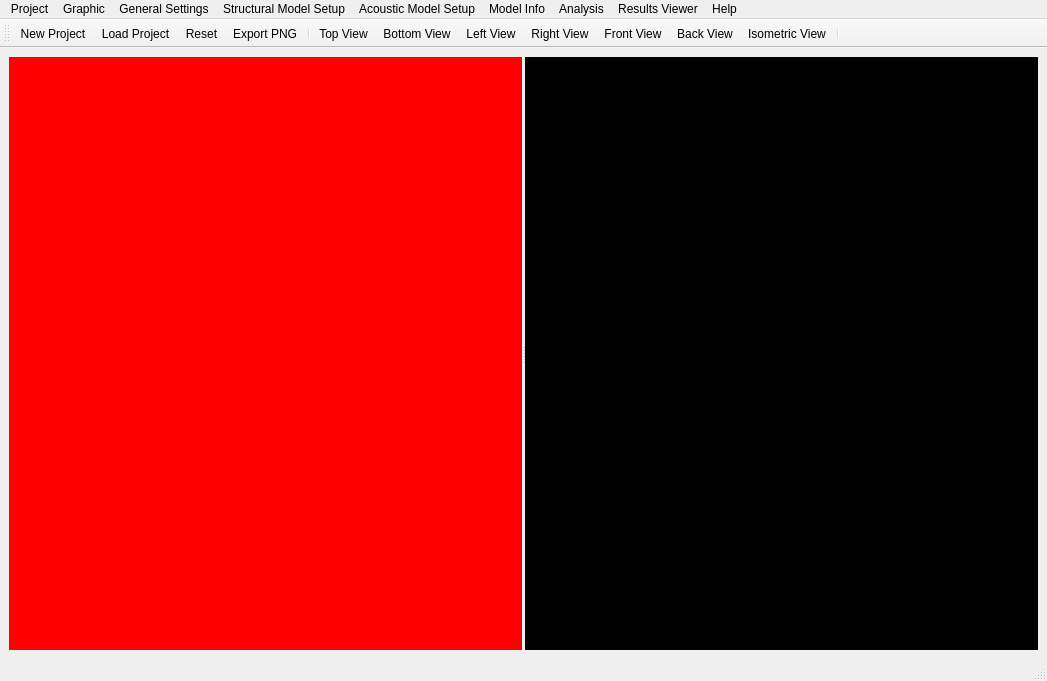
<?xml version="1.0" encoding="UTF-8"?>
<ui version="4.0">
 <class>MainWindow</class>
 <widget class="QMainWindow" name="MainWindow">
  <property name="geometry">
   <rect>
    <x>0</x>
    <y>0</y>
    <width>1047</width>
    <height>681</height>
   </rect>
  </property>
  <property name="windowTitle">
   <string>MainWindow</string>
  </property>
  <property name="windowIcon">
   <iconset>
    <normaloff>../../../data/icons/pulse.png</normaloff>../../../data/icons/pulse.png</iconset>
  </property>
  <widget class="QWidget" name="centralwidget">
   <property name="styleSheet">
    <string notr="true"/>
   </property>
   <layout class="QVBoxLayout" name="verticalLayout">
    <item>
     <widget class="QSplitter" name="splitter">
      <property name="lineWidth">
       <number>1</number>
      </property>
      <property name="orientation">
       <enum>Qt::Horizontal</enum>
      </property>
      <property name="opaqueResize">
       <bool>true</bool>
      </property>
      <property name="handleWidth">
       <number>3</number>
      </property>
      <widget class="QStackedWidget" name="setup_widgets_stack">
       <property name="sizePolicy">
        <sizepolicy hsizetype="Ignored" vsizetype="Ignored">
         <horstretch>0</horstretch>
         <verstretch>0</verstretch>
        </sizepolicy>
       </property>
       <property name="contextMenuPolicy">
        <enum>Qt::DefaultContextMenu</enum>
       </property>
       <property name="styleSheet">
        <string notr="true"/>
       </property>
       <property name="currentIndex">
        <number>0</number>
       </property>
       <widget class="QWidget" name="page">
        <property name="autoFillBackground">
         <bool>false</bool>
        </property>
        <property name="styleSheet">
         <string notr="true">background: red;</string>
        </property>
       </widget>
       <widget class="QWidget" name="page_2">
        <property name="styleSheet">
         <string notr="true">background: blue;</string>
        </property>
       </widget>
      </widget>
      <widget class="QStackedWidget" name="render_widgets_stack">
       <property name="sizePolicy">
        <sizepolicy hsizetype="Ignored" vsizetype="Ignored">
         <horstretch>0</horstretch>
         <verstretch>0</verstretch>
        </sizepolicy>
       </property>
       <property name="currentIndex">
        <number>1</number>
       </property>
       <widget class="QWidget" name="page_3">
        <property name="styleSheet">
         <string notr="true">background: red;</string>
        </property>
       </widget>
       <widget class="QWidget" name="page_4">
        <property name="styleSheet">
         <string notr="true">background: black;</string>
        </property>
       </widget>
      </widget>
     </widget>
    </item>
   </layout>
  </widget>
  <widget class="QMenuBar" name="menubar">
   <property name="geometry">
    <rect>
     <x>0</x>
     <y>0</y>
     <width>1047</width>
     <height>29</height>
    </rect>
   </property>
   <widget class="QMenu" name="menu_project">
    <property name="title">
     <string>Project</string>
    </property>
    <widget class="QMenu" name="menurecent">
     <property name="title">
      <string>Recent Projects</string>
     </property>
     <addaction name="actionfiles"/>
    </widget>
    <addaction name="action_new_project"/>
    <addaction name="action_load_project"/>
    <addaction name="menurecent"/>
    <addaction name="action_save_project"/>
    <addaction name="action_save_project_as"/>
    <addaction name="separator"/>
    <addaction name="action_import_geometry"/>
    <addaction name="action_import_piping"/>
    <addaction name="action_export_png"/>
    <addaction name="action_reset"/>
    <addaction name="action_exit"/>
   </widget>
   <widget class="QMenu" name="menu_graphic">
    <property name="title">
     <string>Graphic</string>
    </property>
    <addaction name="actionPlot_Raw_Lines"/>
    <addaction name="actionPlot_Lines"/>
    <addaction name="actionPlot_Mesh"/>
    <addaction name="actionPlot_Lines_with_Cross_section"/>
    <addaction name="actionPlot_Cross_section"/>
    <addaction name="actionPlot_Material"/>
    <addaction name="actionPlot_Fluid"/>
    <addaction name="actionUser_Preferences"/>
    <addaction name="actionPlot_Geometry_Editor"/>
   </widget>
   <widget class="QMenu" name="menu_general_settings">
    <property name="title">
     <string>General Settings</string>
    </property>
    <addaction name="actionCreate_Edit_Geometry"/>
    <addaction name="actionEdit_Geometry"/>
    <addaction name="actionSet_Project_Attributes"/>
    <addaction name="actionSet_Geometry_File"/>
    <addaction name="actionSet_Material"/>
    <addaction name="actionSet_Fluid"/>
    <addaction name="actionSet_Cross_section"/>
   </widget>
   <widget class="QMenu" name="menu_structural_model">
    <property name="title">
     <string>Structural Model Setup</string>
    </property>
    <addaction name="actionSet_Structural_Eleement_Type"/>
    <addaction name="actionAdd_Ck"/>
    <addaction name="actionSet_Prescribed_DOFs"/>
    <addaction name="actionSet_Nodal_Loads"/>
    <addaction name="actionAdd_Mass_Spring_Damper"/>
    <addaction name="actionSet_Capped_End"/>
    <addaction name="actionSet_Stress_Stiffening"/>
    <addaction name="actionAdd_Elastic_Nodal_Lins"/>
   </widget>
   <widget class="QMenu" name="menu_acoustic_model">
    <property name="title">
     <string>Acoustic Model Setup</string>
    </property>
    <addaction name="actionSet_Acoustic_Element_Type"/>
    <addaction name="actionSet_Acoustic_Pressure"/>
    <addaction name="actionSet_Volume_Velocity"/>
    <addaction name="actionSet_Specific_Impedance"/>
    <addaction name="actionAdd_Perforated_Plate"/>
    <addaction name="actionSet_Acoustic_Element_Length_Correction"/>
    <addaction name="actionAdd_Compressor_Excitation"/>
   </widget>
   <widget class="QMenu" name="menu_model_info">
    <property name="title">
     <string>Model Info</string>
    </property>
    <addaction name="actionStructural_Model_Info"/>
    <addaction name="actionAcoustic_Model_Info"/>
    <addaction name="actionCheck_Beam_Validity_Criteria"/>
   </widget>
   <widget class="QMenu" name="menu_analysis">
    <property name="title">
     <string>Analysis</string>
    </property>
    <addaction name="actionSelect_Analysis_Type"/>
    <addaction name="actionAnalysis_Setup"/>
    <addaction name="actionRun_Analisys"/>
   </widget>
   <widget class="QMenu" name="menu_results_viewer">
    <property name="title">
     <string>Results Viewer</string>
    </property>
    <addaction name="actionPlot_Structural_Mode_Shapes"/>
    <addaction name="actionPlot_Displacement_Field"/>
    <addaction name="actionPlot_Structural_Frequency_Response"/>
    <addaction name="actionPlot_Reactions_Frequency_Response"/>
    <addaction name="actionPlot_Stress_Field"/>
    <addaction name="actionPlot_Stress_Frequency_Response"/>
    <addaction name="actionPlot_Acoustic_Pressure_Field"/>
    <addaction name="actionPlot_Acoustic_Frequency_Response"/>
    <addaction name="actionPlot_Acoustic_Frequency_Response_Function"/>
    <addaction name="actionPlot_Acoustic_Delta_Pressures"/>
    <addaction name="actionPlot_Ransmission_Loss_or_Attenuation"/>
    <addaction name="actionPlay_Pause_Animation"/>
    <addaction name="actionAnimation_Settings"/>
   </widget>
   <widget class="QMenu" name="menu_help">
    <property name="title">
     <string>Help</string>
    </property>
    <addaction name="actionHelp"/>
    <addaction name="actionAbout_OpenPulse"/>
   </widget>
   <addaction name="menu_project"/>
   <addaction name="menu_graphic"/>
   <addaction name="menu_general_settings"/>
   <addaction name="menu_structural_model"/>
   <addaction name="menu_acoustic_model"/>
   <addaction name="menu_model_info"/>
   <addaction name="menu_analysis"/>
   <addaction name="menu_results_viewer"/>
   <addaction name="menu_help"/>
  </widget>
  <widget class="QStatusBar" name="statusbar"/>
  <widget class="QToolBar" name="tool_bar">
   <property name="windowTitle">
    <string>toolBar</string>
   </property>
   <attribute name="toolBarArea">
    <enum>TopToolBarArea</enum>
   </attribute>
   <attribute name="toolBarBreak">
    <bool>false</bool>
   </attribute>
   <addaction name="action_new_project"/>
   <addaction name="action_load_project"/>
   <addaction name="action_reset"/>
   <addaction name="action_export_png"/>
   <addaction name="separator"/>
   <addaction name="action_top_view"/>
   <addaction name="action_bottom_view"/>
   <addaction name="action_left_view"/>
   <addaction name="action_right_view"/>
   <addaction name="action_front_view"/>
   <addaction name="action_back_view"/>
   <addaction name="action_isometric_view"/>
   <addaction name="separator"/>
  </widget>
  <action name="action_new_project">
   <property name="icon">
    <iconset>
     <normaloff>../../../data/icons/add.png</normaloff>../../../data/icons/add.png</iconset>
   </property>
   <property name="text">
    <string>New Project</string>
   </property>
  </action>
  <action name="action_load_project">
   <property name="icon">
    <iconset>
     <normaloff>../../../data/icons/009-download.png</normaloff>../../../data/icons/009-download.png</iconset>
   </property>
   <property name="text">
    <string>Load Project</string>
   </property>
  </action>
  <action name="action_export_png">
   <property name="icon">
    <iconset>
     <normaloff>../../../data/icons/save_image.png</normaloff>../../../data/icons/save_image.png</iconset>
   </property>
   <property name="text">
    <string>Export PNG</string>
   </property>
  </action>
  <action name="action_reset">
   <property name="icon">
    <iconset>
     <normaloff>../../../data/icons/refresh.png</normaloff>../../../data/icons/refresh.png</iconset>
   </property>
   <property name="text">
    <string>Reset</string>
   </property>
  </action>
  <action name="action_save_project">
   <property name="enabled">
    <bool>false</bool>
   </property>
   <property name="text">
    <string>Save Project</string>
   </property>
   <property name="shortcut">
    <string>Ctrl+S</string>
   </property>
  </action>
  <action name="action_save_project_as">
   <property name="enabled">
    <bool>false</bool>
   </property>
   <property name="text">
    <string>Save Project As</string>
   </property>
   <property name="shortcut">
    <string>Ctrl+Shift+S</string>
   </property>
  </action>
  <action name="action_import_geometry">
   <property name="enabled">
    <bool>true</bool>
   </property>
   <property name="text">
    <string>Import Geometry</string>
   </property>
  </action>
  <action name="action_import_piping">
   <property name="enabled">
    <bool>false</bool>
   </property>
   <property name="text">
    <string>Import piping</string>
   </property>
   <property name="toolTip">
    <string>Import Piping</string>
   </property>
  </action>
  <action name="action_top_view">
   <property name="icon">
    <iconset>
     <normaloff>../../../data/icons/views/top.png</normaloff>../../../data/icons/views/top.png</iconset>
   </property>
   <property name="text">
    <string>Top View</string>
   </property>
  </action>
  <action name="action_bottom_view">
   <property name="icon">
    <iconset>
     <normaloff>../../../data/icons/views/bottom.png</normaloff>../../../data/icons/views/bottom.png</iconset>
   </property>
   <property name="text">
    <string>Bottom View</string>
   </property>
  </action>
  <action name="action_front_view">
   <property name="icon">
    <iconset>
     <normaloff>../../../data/icons/views/front.png</normaloff>../../../data/icons/views/front.png</iconset>
   </property>
   <property name="text">
    <string>Front View</string>
   </property>
  </action>
  <action name="action_back_view">
   <property name="icon">
    <iconset>
     <normaloff>../../../data/icons/views/back.png</normaloff>../../../data/icons/views/back.png</iconset>
   </property>
   <property name="text">
    <string>Back View</string>
   </property>
  </action>
  <action name="action_left_view">
   <property name="icon">
    <iconset>
     <normaloff>../../../data/icons/views/left.png</normaloff>../../../data/icons/views/left.png</iconset>
   </property>
   <property name="text">
    <string>Left View</string>
   </property>
  </action>
  <action name="action_right_view">
   <property name="icon">
    <iconset>
     <normaloff>../../../data/icons/views/right.png</normaloff>../../../data/icons/views/right.png</iconset>
   </property>
   <property name="text">
    <string>Right View</string>
   </property>
  </action>
  <action name="action_isometric_view">
   <property name="icon">
    <iconset>
     <normaloff>../../../data/icons/views/isometric.png</normaloff>../../../data/icons/views/isometric.png</iconset>
   </property>
   <property name="text">
    <string>Isometric View</string>
   </property>
  </action>
  <action name="actionfiles">
   <property name="enabled">
    <bool>false</bool>
   </property>
   <property name="text">
    <string>...</string>
   </property>
  </action>
  <action name="action_geometry_workspace">
   <property name="text">
    <string>Geometry Workspace</string>
   </property>
  </action>
  <action name="action_acoustic_setup_workspace">
   <property name="text">
    <string>Acoustic Setup Workspace</string>
   </property>
   <property name="toolTip">
    <string>Acoustic Setup Workspace</string>
   </property>
  </action>
  <action name="action_structural_setup_workspace">
   <property name="text">
    <string>Structural Setup Workspace</string>
   </property>
   <property name="toolTip">
    <string>Structural Setup Workspace</string>
   </property>
  </action>
  <action name="action_analysis_setup_workspace">
   <property name="text">
    <string>Analisys Setup Workspace</string>
   </property>
   <property name="toolTip">
    <string>Analisys Setup Workspace</string>
   </property>
  </action>
  <action name="action_results_workspace">
   <property name="text">
    <string>Results Workspace</string>
   </property>
   <property name="toolTip">
    <string>Results Workspace</string>
   </property>
  </action>
  <action name="action_exit">
   <property name="icon">
    <iconset>
     <normaloff>../../../data/icons/exit.png</normaloff>../../../data/icons/exit.png</iconset>
   </property>
   <property name="text">
    <string>Exit</string>
   </property>
  </action>
  <action name="actionPlot_Raw_Lines">
   <property name="text">
    <string>Plot Raw Lines</string>
   </property>
  </action>
  <action name="actionPlot_Lines">
   <property name="text">
    <string>Plot Lines</string>
   </property>
  </action>
  <action name="actionPlot_Mesh">
   <property name="text">
    <string>Plot Mesh</string>
   </property>
  </action>
  <action name="actionPlot_Lines_with_Cross_section">
   <property name="text">
    <string>Plot Lines with Cross-section</string>
   </property>
  </action>
  <action name="actionPlot_Cross_section">
   <property name="text">
    <string>Plot Cross-section</string>
   </property>
  </action>
  <action name="actionPlot_Material">
   <property name="text">
    <string>Plot Material</string>
   </property>
  </action>
  <action name="actionPlot_Fluid">
   <property name="text">
    <string>Plot Fluid</string>
   </property>
  </action>
  <action name="actionUser_Preferences">
   <property name="text">
    <string>User Preferences</string>
   </property>
  </action>
  <action name="actionPlot_Geometry_Editor">
   <property name="text">
    <string>Plot Geometry Editor</string>
   </property>
  </action>
  <action name="actionCreate_Edit_Geometry">
   <property name="text">
    <string>Create/Edit Geometry</string>
   </property>
  </action>
  <action name="actionEdit_Geometry">
   <property name="text">
    <string>Edit Geometry (GMSH GUI)</string>
   </property>
  </action>
  <action name="actionSet_Project_Attributes">
   <property name="text">
    <string>Set Project Attributes</string>
   </property>
  </action>
  <action name="actionSet_Geometry_File">
   <property name="text">
    <string>Set Geometry File</string>
   </property>
  </action>
  <action name="actionSet_Material">
   <property name="text">
    <string>Set Material</string>
   </property>
  </action>
  <action name="actionSet_Fluid">
   <property name="text">
    <string>Set Fluid</string>
   </property>
  </action>
  <action name="actionSet_Cross_section">
   <property name="text">
    <string>Set Cross-section</string>
   </property>
  </action>
  <action name="actionSet_Structural_Eleement_Type">
   <property name="text">
    <string>Set Structural Element Type</string>
   </property>
  </action>
  <action name="actionAdd_Ck">
   <property name="text">
    <string>Add Connecting Flanges</string>
   </property>
  </action>
  <action name="actionSet_Prescribed_DOFs">
   <property name="text">
    <string>Set Prescribed DOFs</string>
   </property>
  </action>
  <action name="actionSet_Nodal_Loads">
   <property name="text">
    <string>Set Nodal Loads</string>
   </property>
  </action>
  <action name="actionAdd_Mass_Spring_Damper">
   <property name="text">
    <string>Add: Mass/Spring/Damper</string>
   </property>
  </action>
  <action name="actionSet_Capped_End">
   <property name="text">
    <string>Set Capped End</string>
   </property>
  </action>
  <action name="actionSet_Stress_Stiffening">
   <property name="text">
    <string>Set Stress Stiffening</string>
   </property>
  </action>
  <action name="actionAdd_Elastic_Nodal_Lins">
   <property name="text">
    <string>Add Elastic Nodal Links</string>
   </property>
  </action>
  <action name="actionSet_Acoustic_Element_Type">
   <property name="text">
    <string>Set Acoustic Element Type</string>
   </property>
  </action>
  <action name="actionSet_Acoustic_Pressure">
   <property name="text">
    <string>Set Acoustic Pressure</string>
   </property>
  </action>
  <action name="actionSet_Volume_Velocity">
   <property name="text">
    <string>Set Volume Velocity</string>
   </property>
  </action>
  <action name="actionSet_Specific_Impedance">
   <property name="text">
    <string>Set Specific Impedance</string>
   </property>
  </action>
  <action name="actionAdd_Perforated_Plate">
   <property name="text">
    <string>Add Perforated Plate</string>
   </property>
  </action>
  <action name="actionSet_Acoustic_Element_Length_Correction">
   <property name="text">
    <string>Set Acoustic Element Length Correction</string>
   </property>
  </action>
  <action name="actionAdd_Compressor_Excitation">
   <property name="text">
    <string>Add Compressor Excitation</string>
   </property>
  </action>
  <action name="actionStructural_Model_Info">
   <property name="text">
    <string>Structural Model Info</string>
   </property>
  </action>
  <action name="actionAcoustic_Model_Info">
   <property name="text">
    <string>Acoustic Model Info</string>
   </property>
  </action>
  <action name="actionCheck_Beam_Validity_Criteria">
   <property name="text">
    <string>Check Beam Validity Criteria</string>
   </property>
  </action>
  <action name="actionSelect_Analysis_Type">
   <property name="text">
    <string>Select Analysis Type</string>
   </property>
  </action>
  <action name="actionAnalysis_Setup">
   <property name="text">
    <string>Analysis Setup</string>
   </property>
  </action>
  <action name="actionRun_Analisys">
   <property name="text">
    <string>Run Analisys</string>
   </property>
  </action>
  <action name="actionPlot_Structural_Mode_Shapes">
   <property name="text">
    <string>Plot Structural Mode Shapes</string>
   </property>
  </action>
  <action name="actionPlot_Displacement_Field">
   <property name="text">
    <string>Plot Displacement Field</string>
   </property>
  </action>
  <action name="actionPlot_Structural_Frequency_Response">
   <property name="text">
    <string>Plot Structural Frequency Response</string>
   </property>
  </action>
  <action name="actionPlot_Reactions_Frequency_Response">
   <property name="text">
    <string>Plot Reactions Frequency Response</string>
   </property>
  </action>
  <action name="actionPlot_Stress_Field">
   <property name="text">
    <string>Plot Stress Field</string>
   </property>
  </action>
  <action name="actionPlot_Stress_Frequency_Response">
   <property name="text">
    <string>Plot Stress Frequency Response</string>
   </property>
  </action>
  <action name="actionPlot_Acoustic_Pressure_Field">
   <property name="text">
    <string>Plot Acoustic Pressure Field</string>
   </property>
  </action>
  <action name="actionPlot_Acoustic_Frequency_Response">
   <property name="text">
    <string>Plot Acoustic Frequency Response</string>
   </property>
  </action>
  <action name="actionPlot_Acoustic_Frequency_Response_Function">
   <property name="text">
    <string>Plot Acoustic Frequency Response Function</string>
   </property>
  </action>
  <action name="actionPlot_Acoustic_Delta_Pressures">
   <property name="text">
    <string>Plot Acoustic Delta Pressures</string>
   </property>
  </action>
  <action name="actionPlot_Ransmission_Loss_or_Attenuation">
   <property name="text">
    <string>Plot Ransmission Loss or Attenuation</string>
   </property>
  </action>
  <action name="actionPlay_Pause_Animation">
   <property name="text">
    <string>Play/Pause Animation</string>
   </property>
  </action>
  <action name="actionAnimation_Settings">
   <property name="text">
    <string>Animation Settings</string>
   </property>
  </action>
  <action name="actionHelp">
   <property name="text">
    <string>Help</string>
   </property>
  </action>
  <action name="actionAbout_OpenPulse">
   <property name="text">
    <string>About OpenPulse</string>
   </property>
  </action>
 </widget>
 <resources/>
 <connections/>
</ui>
